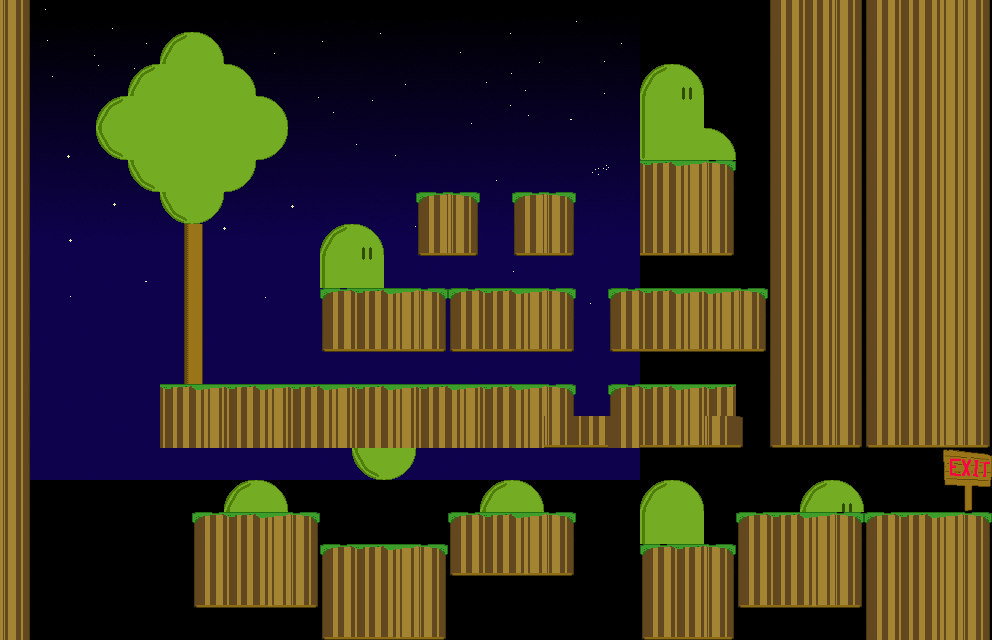

This is a level from a 2D game, rendered from its Tiled map with the project's own tilesets. A one-line summary and the map file follow, with tile-layer data summarised:
An orthogonal 31x20 tile map with 32x32 px tiles, 1 tile layer (background), 1 image layer and 24 objects (2x block, 2x door, key, player, exit).

<map version="1.2" tiledversion="1.2.0" orientation="orthogonal" renderorder="right-down" width="31" height="20" tilewidth="32" tileheight="32" infinite="0" nextlayerid="7" nextobjectid="34">
 <tileset firstgid="1" source="snow-tiles.tsx" />
 <imagelayer id="6" name="parallax">
  <image source="bg.png" width="640" height="480" />
 </imagelayer>
 <layer id="5" name="background" width="31" height="20">
  <data>[620 cells, 354 non-empty, 37 distinct tile ids]</data>
 </layer>
 <objectgroup id="2" name="ground">
  <object id="1" x="416" y="192" width="61.5" height="60.5455" />
  <object id="2" x="320" y="288" width="253.5" height="61.75" />
  <object id="3" x="610.25" y="288" width="156.417" height="60.7273" />
  <object id="4" x="160" y="384" width="413.5" height="64" />
  <object id="6" x="574.5" y="416" width="166.75" height="32" />
  <object id="7" x="514.5" y="192" width="58.75" height="61.4318" />
  <object id="14" x="611" y="384" width="125" height="32" />
  <object id="16" x="772.667" y="1.33333" width="90" height="445.333" />
  <object id="17" x="737.333" y="514.667" width="254" height="93.3333" />
  <object id="18" x="643.333" y="544" width="91.3333" height="98.6667" />
  <object id="19" x="865.333" y="0" width="125.333" height="448" />
  <object id="21" x="448.667" y="514" width="124" height="62" />
  <object id="22" x="322" y="544" width="122.667" height="96.6667" />
  <object id="23" x="192.667" y="513.333" width="124" height="94.6667" />
  <object id="25" x="-122" y="0" width="150" height="636" />
  <object id="27" x="640.583" y="161.333" width="92.75" height="92" />
  <object id="28" x="767.25" y="417.25" width="5.5" height="29.5" />
 </objectgroup>
 <objectgroup id="3" name="objects">
  <object id="10" name="block" type="block" x="432" y="159.5" width="30" height="30">
   <properties>
    <property name="no_rotate" type="bool" value="true" />
   </properties>
  </object>
  <object id="11" name="key" type="key" x="428.833" y="254.5" width="32" height="32" />
  <object id="12" name="player" type="player" x="224" y="352" width="30.6667" height="32" />
  <object id="13" name="block" type="block" x="384" y="352.909" width="28" height="31.0909">
   <properties>
    <property name="no_rotate" type="bool" value="true" />
   </properties>
  </object>
  <object id="15" name="door1" type="door" x="34" y="513" width="157" height="11" />
  <object id="24" name="door2" type="door" x="873.333" y="448.667" width="13.3333" height="64.6667" />
  <object id="30" name="level5" type="exit" x="940" y="450" width="50" height="60" />
 </objectgroup>
</map>
